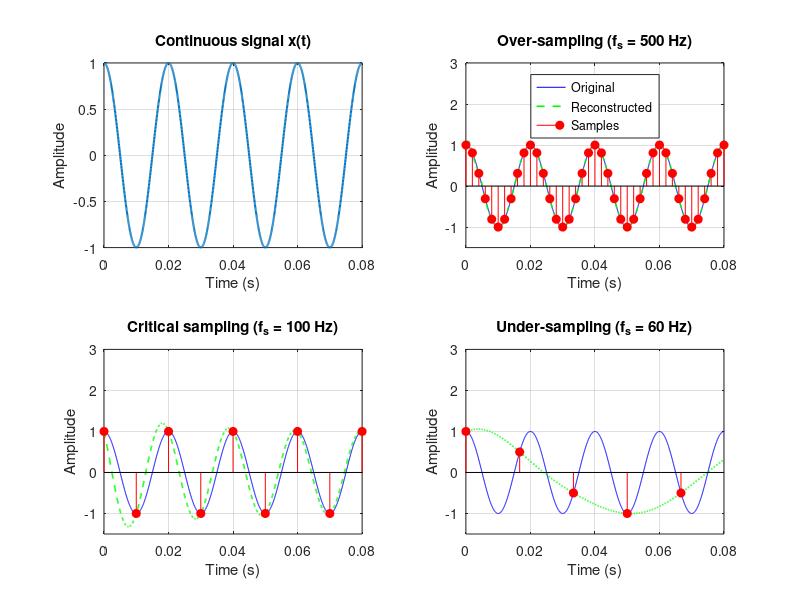

MATLAB code to generate this figure:
clc; clear; close all;
fm = 50;  T = 0.2;
tc = 0:1/20000:T;
xc = cos(2*pi*fm*tc);
fs = [500 100 60];
lab = {'Over-sampling', 'Critical sampling', 'Under-sampling'};
mid = tc >= 0.05 & tc <= 0.15;

subplot(2,2,1); plot(tc, xc, 'LineWidth', 1.5); title('Continuous signal x(t)');
xlabel('Time (s)'); ylabel('Amplitude'); xlim([0 0.08]); grid on;

fprintf('fm = %d Hz, Nyquist rate = %d Hz\n\n', fm, 2*fm);
fprintf('%-8s %-16s %-10s\n', 'fs(Hz)', 'Apparent f (Hz)', 'MSE');
for i = 1:3
    Ts = 1/fs(i);  n = 0:floor(T/Ts);  xs = cos(2*pi*fm*n*Ts);
    xr = xs * sinc((tc - n'*Ts)/Ts);
    fprintf('%-8d %-16d %-10.5f\n', fs(i), abs(fm - round(fm/fs(i))*fs(i)), mean((xc(mid) - xr(mid)).^2));
    subplot(2,2,i+1); plot(tc, xc, 'b', tc, xr, 'g--', 'LineWidth', 1.2); hold on; stem(n*Ts, xs, 'r', 'filled');
    title(sprintf('%s (f_s = %d Hz)', lab{i}, fs(i))); xlabel('Time (s)'); ylabel('Amplitude');
    xlim([0 0.08]); ylim([-1.5 3]); grid on;
    if i == 1, legend('Original', 'Reconstructed', 'Samples', 'Location', 'north'); end
end
